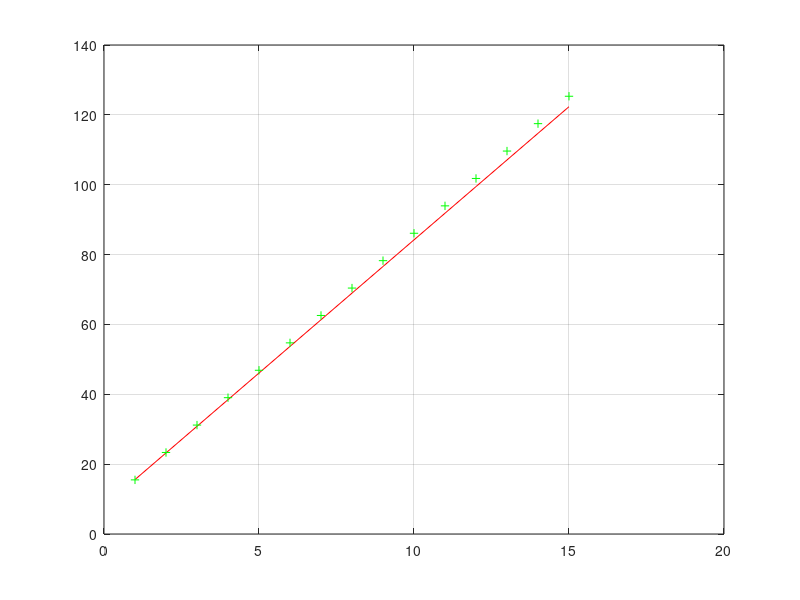

Recreate this plot in MATLAB.
% linear regression try
%  MC Simulation and simple linear regression

%=============================================================================
% For example: y = B + A * x

% We will predict y given the input x and the goal of the linear 
% regression learning algorithm is to find the values for 
% the coefficients A and B. (weightings)

% Different techniques can be used to learn the linear regression model
% from data, such as a linear algebra solution for ordinary least squares and
% gradient descent optimization.
%=============================================================================

clear all;
close all;

%initial parameters
%=========================================================
n = 1000; % size of dimensions of the square matrices A,B
iterations = 1000; % number of iterations
A = rand(n)*10; % A belongs [0,10] uniformly 
B = rand(n)*10; % B belongs [0,10] uniformly 
%rand(2)=rand(2,2)
%rand(2,1)=sthlh me dyo grammes
%mporw na xrhsimopoiw kai th unifrnd 
%=========================================================

x= load("autodata.txt"); %prosexe to path, allaze to apo to panw aristera tab
size(x); 

num_of_ios = 15;
%Anow=zeros(1,num_of_ios);
%Bnow=zeros(num_of_ios,1);
%for l=1:num_of_ios
%Anow = Anow+A(1,l);
%Bnow = Bnow+B(l,1); %ta a,b tha ta vgalw oxi san kathara noumera 
                        % alla san synola (dokimh)
%end                       

Anow=rand *10;
Bnow=rand* 10;
y = Anow *x + Bnow ;
y1= y(1:num_of_ios,1) ; %h rand vgazei 2x2 pinaka ara to ekmetalleuomai 
%y2= y(1:num_of_ios,2) ; % kai ftiaxnw 2 eutheies gia sygkrish
%plot (x,y1)
%plot (x,y2)
%plot (x,y,'--k')
%hold on

yreal = load("autoresults.txt");
plot (x,yreal,'r')
hold on
grid on

bestfit = y(1:num_of_ios,1) ;
bestA = Anow;
bestB = Bnow;
divergence = abs(yreal-y1);

for i=1:iterations

    %Averynow=rand(1,num_of_ios)*10;
    %Bverynow=rand(num_of_ios,1)*10;
    Averynow=rand*10;
    Bverynow=rand*10;
    y = Averynow *x + Bverynow ;
    y1= y(1:num_of_ios,1) ;
    %y2= y(1:num_of_ios,2) ;
    divergence_new1 =abs(yreal-y1) ;
    %divergence_new2 =abs(yreal-y2) ;
       d1=0;
       %d2=0;
       
       for j=1:num_of_ios
           d1=d1+divergence_new1(j);
           %d2=d2+divergence_new2(j);
       end
    
    if d1 < divergence
       divergence=d1;
       bestA= Averynow;
       bestB= Bverynow;
       bestfit=y1 ;
    endif
    %if d2 < divergence
       %divergence=d2;
       %bestA= Averynow;
       %bestB= Bverynow;
       %bestfit=y2 ;
    %endif
       
end 

plot (x,bestfit,'+g')
disp ("the value of the fittest A is")
disp (bestA)
disp ("the value of the fittest B is")
disp (bestB)

%best fit function
% x= load("autodata.txt"); % neo dataset
         % edw tha exoume th synarthsh kai ta data kai tha psaxoume 
         % ta anamenomena apotelesmata
Unknown_y= bestA*x + bestB ;

% plot (x,unknown_y,'g')










